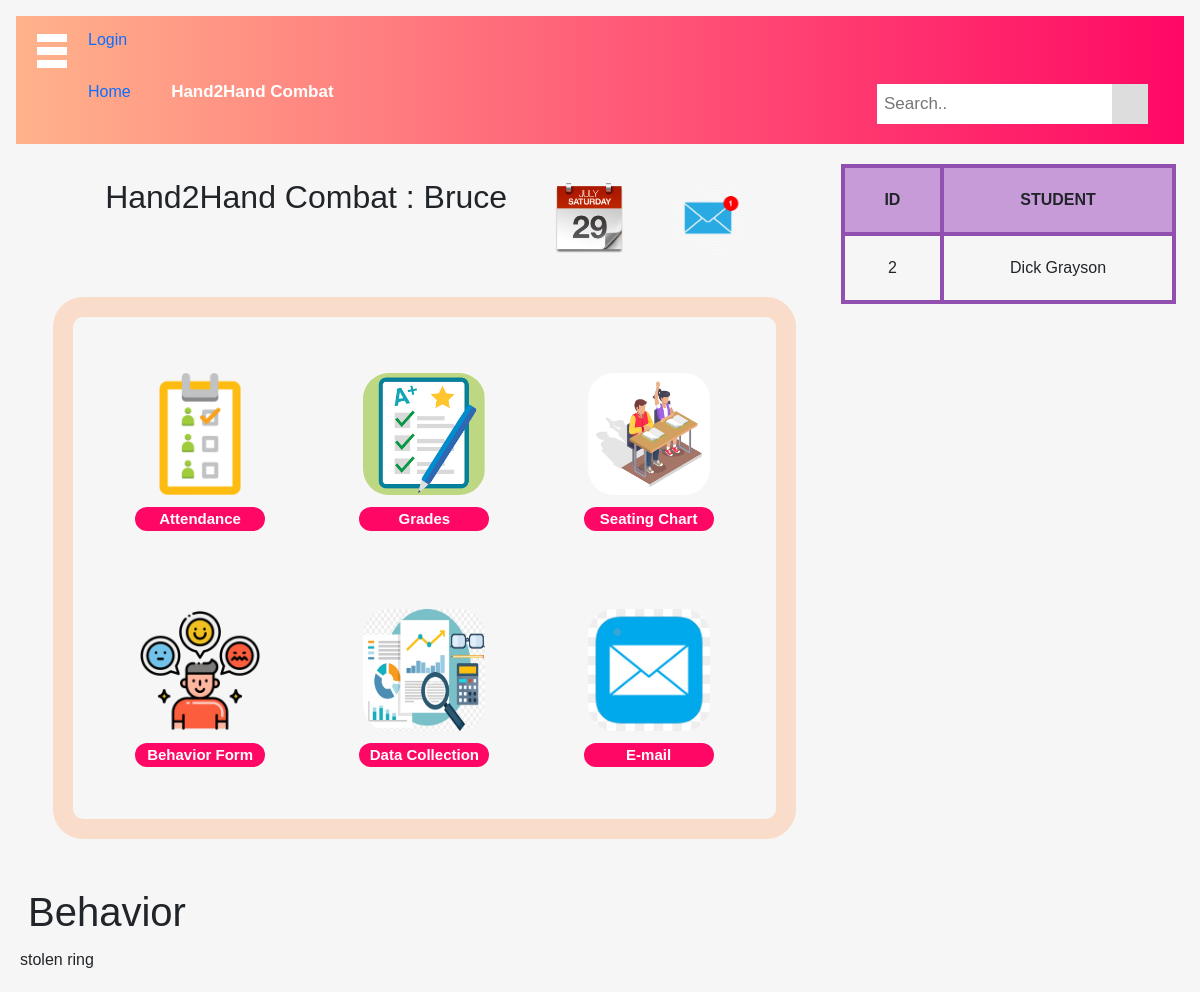
The page /view_course/3 on the database its author committed.
### projectC/models.py (models this page shows, shortened)
class Course(models.Model):
    title = models.CharField(max_length=225, null=False)
    courseImage = models.ImageField(null=True, blank=True, upload_to='images/')
    teacher = models.ForeignKey(User, related_name="course_teacher", on_delete = models.CASCADE)
    student = models.ManyToManyField(User, related_name= "course_student",  blank=True)
    created_at = models.DateTimeField(auto_now_add=True)
    updated_at = models.DateTimeField(auto_now=True)

class User(AbstractUser):
    class Types(models.TextChoices):
        TEACHER = "TEACHER", "Teacher"
        STUDENT = "STUDENT", "Student"
        PARENT = "PARENT", "Parent"
    isTeacher = models.BooleanField(default=False)
    isStudent = models.BooleanField(default=False)
    first_name = models.CharField(max_length=225, null=True)
    last_name = models.CharField(max_length=225, null=True)
    username = models.CharField(unique = True, max_length=225, null=True)
    type = models.CharField(_('Type'), max_length=250, choices = Types.choices, default = Types.STUDENT)
    email = models.EmailField(unique=True)
    profilePic = models.ImageField(null=True, blank=True, upload_to='images/')
    created_at = models.DateTimeField(auto_now_add=True)
    updated_at = models.DateTimeField(auto_now=True)
    USERNAME_FIELD = 'username'

class Behavior(models.Model):
    student = models.ForeignKey(Student, related_name='student_behavior', on_delete= models.CASCADE)
    teacher = models.ForeignKey(Teacher, related_name='student_teacher', on_delete= models.CASCADE)
    incident_date = models.DateField(null=True, blank=True,)
    location = models.CharField(max_length=250, null = True)
    details = models.TextField(null=True, blank=True)
    sign = models.CharField(max_length=220, null=True, blank=True)
    created_at = models.DateTimeField(auto_now_add=True)
    updated_at = models.DateTimeField(auto_now=True)
    def __str__(self):
        return self.details

### projectC/views.py (the view)
# urls.py: path('view_course/<int:course_id>', views.view_course),
def view_course(request, course_id):
    course_id = get_object_or_404(Course, id = course_id)
    teacher = Teacher.objects.filter(course_teacher = course_id)
    student = Student.objects.filter(course_student = course_id)
    attendance = Attendance.objects.filter(course = course_id)
    behavior = Behavior.objects.all()
    print(student, teacher,attendance,behavior)
    return render(request, 'view_course.html',{'course': course_id, 'teacher': teacher, 'student':student, 'behavior':behavior})

### projectC/models.py (called while the page is built)
    def __str__(self):
        return "%s  %s" % ( self.first_name, self.last_name )

    def __str__(self):
        name = f'{self.first_name} {self.last_name}'
        return str(name)

### projectC/templates/view_course.html (shortened to what this page needs)
<!DOCTYPE html>
<html lang="en">
    <head>
    {% load static %}
    <link href="https://cdn.jsdelivr.net/npm/bootstrap@5.0.0/dist/css/bootstrap.min.css" rel="stylesheet"
>
    <link rel="stylesheet" type="text/css" href="{% static 'style.css' %}">
    </head>
    <body>
        <div class="topnav">
        <div class="ham-button">
        <div class="ham"></div>
        <div class="ham"></div>
        <div class="ham"></div>
        </div>
        <div>
            {% if user.is_authenticated %}
                <a href="{% url 'logout_user' %}">Logout</a>
            {% else %}
                <a href="{% url 'login_user' %}">Login</a>
            {% endif %}
        </div>
        <a href="/home">Home</a>
        <div class="home"><strong>{{course.title}}</strong></div>
        <div class="search-container">
            <form action="home.php">
            <input type="text" placeholder="Search.." name="search">
            <button type="submit"><i class="fa fa-search"></i></button>
            </form>
        </div>
        </div>
        <div class="split">
		<div class="left">
			<div class="welcome-bar">
				<h2> {{course.title}} : {{course.teacher.first_name}} </h2>
				<img src={% static "media/img/calendar.png" %} alt="calendar" style="width: 80px">
				<img src={% static "media/img/email.jpg" %} alt="email" style="width: 80px">
			</div>
			<div class="button-container">
                    <a href="/attendance/{{course.id}}">
                    <figure>
                        <img src={% static "media/img/attendance.jpg"%} alt="attendance" class="icons">
                        <figcaption>Attendance</figcaption>
                    </figure>
                    </a>
                    <a href="">
                    <figure>
                        <img src={% static "media/img/grades.png"%} alt="grades" class="icons">
                        <figcaption>Grades</figcaption>
                    </figure>
                    </a>
                    <a href="">
                    <figure>
                        <img src={% static "media/img/seat.jpg"%} alt="seat" class="icons">
                        <figcaption>Seating Chart</figcaption>
                    </figure>
                    </a>
                    <a href="/report_behavior">
                    <figure>
                        <img src={% static "media/img/behavior.png"%} alt="behavior" class="icons">
                        <figcaption>Behavior Form</figcaption>
                    </figure>
                    </a>
                    <a href="">
                    <figure>
                        <img src={% static "media/img/data.jpg"%} alt="data" class="icons">
                        <figcaption>Data Collection</figcaption>
                    </figure>
                    </a>
                    <a href="">
                    <figure>
                        <img src={% static "media/img/emails.jpg"%} alt="emails" class="icons">
                        <figcaption>E-mail</figcaption>
                    </figure>
                    </a>
                </div>
            </div>
            <div class="right">
            <table>
                <tr style="background-color: #c69bd8">
                <th>ID</th>
                <th>STUDENT</th>
                </tr>
                {% for student in course.student.all %}
                    <tr>
                        <td>{{student.id}}</td>
                        <td>{{student.first_name}} {{student.last_name}}</td>
                    </tr>
                {% endfor %}
                </table>
            </div>
        </div>
        <div class="course_list">
            <h1> Behavior </h1>
            {% for atten in behavior.all %}
                {{atten}}
            {% endfor %}
        </div>
    </body>
</html>

### projectC/static/style.css (style rules this page uses)
* { margin: 4px; padding: 4px; }

### projectC/templates/view_course.html (style rules this page uses)
* { box-sizing: border-box; }
body { margin: 0; background-color: #F6F6F6; font-family: Arial, Helvetica, sans-serif; }
.topnav { overflow: hidden; background-image: linear-gradient(to right, #FFB38B , #FF0865); }
.ham-button { float: left; padding: 5px 10px; cursor: pointer; }
.ham { width: 30px; height: 5px; background-color: white; margin: 5px 3px; }
.topnav .home { display: inline-block; color: white; text-align: center; padding: 15px 20px; text-decoration: none; font-size: 17px; }
.topnav .search-container { float: right; }
.topnav input[type=text] { padding: 7px; margin-top: 8px; font-size: 17px; border: none; }
.topnav .search-container button { float: right; padding: 7px 10px; margin-top: 8px; margin-right: 16px; background: #ddd; font-size: 17px; border: none; cursor: pointer; }
.welcome-bar { padding: 10px 50px; display: flex; justify-content: space-around; text-align: start; font-size: 20px; }
.split { display: flex; }
.split .left { width: 70%; position: relative; }
.split .right { width: 30%; max-height: 670px; overflow-y: auto; }
.button-container { display: grid; gap: 50px; grid-template-columns: auto auto auto; padding: 40px; border: solid 20px; border-radius: 30px; border-color: rgb(255, 179, 139, .4); margin: 25px; overflow: auto; }
.button-container .icons { width: 130px; height: 130px; border-radius: 30px; }
figure { margin: auto; }
figcaption { color: white; background: #FF0865; text-align: center; font-size: 15px; line-height: 20px; font-weight: 700; padding: 2px; border-radius: 15px; }
a { text-decoration: none; margin: auto; }
table { font-family: arial, sans-serif; border-collapse: collapse; width: 100%; }
td, th { border: 4px solid #9150b0; text-align: center; padding: 20px; }
tr:nth-child(odd) { background-color: #f4ebf7; }

### rows shown on the page
Course: title "Hand2Hand Combat", teacher.first_name "Bruce"
User: id "2", first_name "Dick", last_name "Grayson"
Behavior: details "stolen ring"
